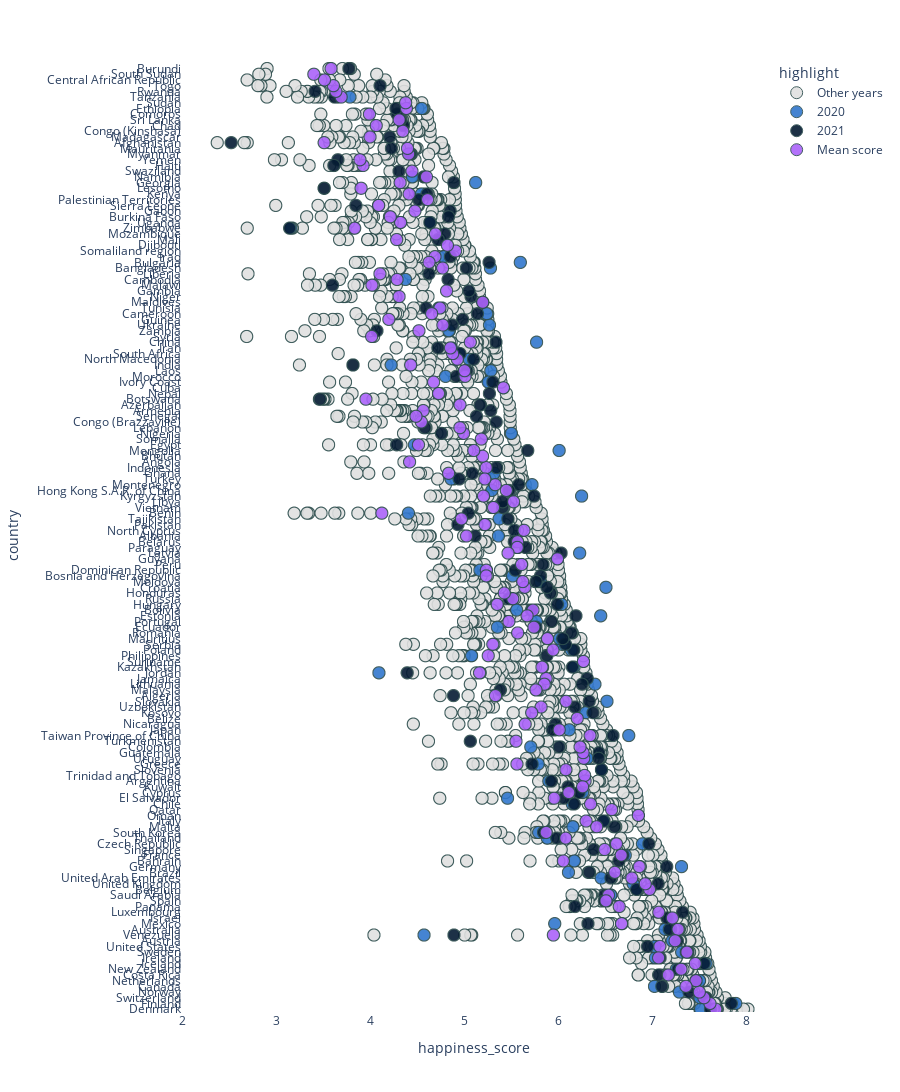

The notebook cell this image was saved under:
### Markdown cell above
### Graph with highlights

### Code cell
ascending = False

fig = px.scatter(
    df.sort_values(['happiness_score'], ascending = ascending), 
    x = 'happiness_score', 
    y = 'country',
    color = 'highlight',
    height = 200 + len(df.country.unique()) * 20,
    hover_data = ['country', 'year', 'happiness_score'],
    color_discrete_map={
            'Other years': '#E0E0E0',
            2020: '#3177CD',
            2021: '#051B33'
        },
    labels = {
        'x': 'Happiness Index Score',
        'y': None
    }
)

fig.update_yaxes(
    tickvals = df.country.unique(),              # make a line for each country
    range=[-.5,len(df.country.unique())+.5]
)            

fig.update_xaxes(
    tickwidth = 1,
    range = (2, 8.2)
)

fig.update_traces(
    marker = {
        'size': 12,
        'opacity':0.9,
        'line':{'width':1, 'color': 'DarkSlateGrey'},
    }
    
)

fig.update_layout({
    'plot_bgcolor': 'rgba(0, 0, 0, 0)'       # make the background transparent
    # 'paper_bgcolor': 'rgba(0, 0, 0, 0)'
}
)

### Figure 1 — Plotly figure (JSON) as saved in the notebook; plotly's stock layout.template omitted (floating-point values rounded to 4 significant figures; data arrays with more than 128 entries replaced by an {"elided": "..."} marker saying what was removed)
{"data": [{"customdata": {"elided": "1854x1 int values"}, "hovertemplate": "highlight=Other years<br>happiness_score=%{x}<br>country=%{y}<br>year=%{customdata[0]}<extra></extra>", "legendgroup": "Other years", "marker": {"color": "#E0E0E0", "line": {"color": "DarkSlateGrey", "width": 1}, "opacity": 0.9, "size": 12, "symbol": "circle"}, "mode": "markers", "name": "Other years", "showlegend": true, "type": "scattergl", "x": {"elided": "1854 float values"}, "xaxis": "x", "y": {"elided": "1854 str values"}, "yaxis": "y"}, {"customdata": [[2020], [2020], [2020], [2020], [2020], [2020], [2020], [2020], [2020], [2020], [2020], [2020], [2020], [2020], [2020], [2020], [2020], [2020], [2020], [2020], [2020], [2020], [2020], [2020], [2020], [2020], [2020], [2020], [2020], [2020], [2020], [2020], [2020], [2020], [2020], [2020], [2020], [2020], [2020], [2020], [2020], [2020], [2020], [2020], [2020], [2020], [2020], [2020], [2020], [2020], [2020], [2020], [2020], [2020], [2020], [2020], [2020], [2020], [2020], [2020], [2020], [2020], [2020], [2020], [2020], [2020], [2020], [2020], [2020], [2020], [2020], [2020], [2020], [2020], [2020], [2020], [2020], [2020], [2020], [2020], [2020], [2020], [2020], [2020], [2020], [2020], [2020], [2020], [2020], [2020], [2020], [2020], [2020], [2020], [2020]], "hovertemplate": "highlight=2020<br>happiness_score=%{x}<br>country=%{y}<br>year=%{customdata[0]}<extra></extra>", "legendgroup": "2020", "marker": {"color": "#3177CD", "line": {"color": "DarkSlateGrey", "width": 1}, "opacity": 0.9, "size": 12, "symbol": "circle"}, "mode": "markers", "name": "2020", "showlegend": true, "type": "scattergl", "x": [7.889, 7.575, 7.515, 7.508, 7.504, 7.314, 7.312, 7.29, 7.257, 7.213, 7.195, 7.137, 7.035, 7.028, 7.025, 6.897, 6.839, 6.798, 6.751, 6.714, 6.56, 6.519, 6.508, 6.502, 6.488, 6.462, 6.458, 6.453, 6.391, 6.31, 6.294, 6.26, 6.25, 6.229, 6.173, 6.168, 6.157, 6.151, 6.139, 6.118, 6.11, 6.042, 6.038, 6.015, 6.011, 5.964, 5.901, 5.885, 5.812, 5.793, 5.788, 5.771, 5.768, 5.722, 5.709, 5.598, 5.559, 5.516, 5.503, 5.495, 5.462, 5.373, 5.365, 5.354, 5.319, 5.295, 5.284, 5.28, 5.27, 5.257, 5.241, 5.168, 5.123, 5.08, 5.054, 4.947, 4.865, 4.862, 4.838, 4.803, 4.785, 4.731, 4.641, 4.574, 4.549, 4.547, 4.472, 4.451, 4.431, 4.408, 4.377, 4.225, 4.094, 3.786, 3.16], "xaxis": "x", "y": ["Finland", "Iceland", "Denmark", "Switzerland", "Netherlands", "Sweden", "Germany", "Norway", "New Zealand", "Austria", "Israel", "Australia", "Ireland", "United States", "Canada", "Czech Republic", "Belgium", "United Kingdom", "Taiwan Province of China", "France", "Saudi Arabia", "Slovakia", "Croatia", "Spain", "Italy", "Slovenia", "United Arab Emirates", "Estonia", "Lithuania", "Uruguay", "Kosovo", "Cyprus", "Kyrgyzstan", "Latvia", "Bahrain", "Kazakhstan", "Malta", "Chile", "Poland", "Japan", "Brazil", "Serbia", "Hungary", "Mauritius", "Mongolia", "Mexico", "Argentina", "Thailand", "Moldova", "South Korea", "Greece", "China", "Portugal", "Montenegro", "Colombia", "Bulgaria", "Bolivia", "Bosnia and Herzegovina", "Nigeria", "Russia", "El Salvador", "Tajikistan", "Albania", "Ecuador", "Ghana", "Hong Kong S.A.R. of China", "Laos", "Bangladesh", "Ukraine", "Ivory Coast", "Cameroon", "Dominican Republic", "Georgia", "Philippines", "North Macedonia", "South Africa", "Iran", "Turkey", "Zambia", "Morocco", "Iraq", "Tunisia", "Uganda", "Venezuela", "Ethiopia", "Kenya", "Egypt", "Namibia", "Myanmar", "Benin", "Cambodia", "India", "Jordan", "Tanzania", "Zimbabwe"], "yaxis": "y"}, {"customdata": {"elided": "149x1 int values"}, "hovertemplate": "highlight=2021<br>happiness_score=%{x}<br>country=%{y}<br>year=%{customdata[0]}<extra></extra>", "legendgroup": "2021", "marker": {"color": "#051B33", "line": {"color": "DarkSlateGrey", "width": 1}, "opacity": 0.9, "size": 12, "symbol": "circle"}, "mode": "markers", "name": "2021", "showlegend": true, "type": "scattergl", "x": {"elided": "149 float values"}, "xaxis": "x", "y": {"elided": "149 str values"}, "yaxis": "y"}, {"customdata": {"elided": "166x1 null values"}, "hovertemplate": "highlight=Mean score<br>happiness_score=%{x}<br>country=%{y}<br>year=%{customdata[0]}<extra></extra>", "legendgroup": "Mean score", "marker": {"color": "#ab63fa", "line": {"color": "DarkSlateGrey", "width": 1}, "opacity": 0.9, "size": 12, "symbol": "circle"}, "mode": "markers", "name": "Mean score", "showlegend": true, "type": "scattergl", "x": {"elided": "166 float values"}, "xaxis": "x", "y": {"elided": "166 str values"}, "yaxis": "y"}], "layout": {"height": 3520, "legend": {"title": {"text": "highlight"}, "tracegroupgap": 0}, "margin": {"t": 60}, "plot_bgcolor": "rgba(0, 0, 0, 0)", "xaxis": {"anchor": "y", "domain": [0, 1], "range": [2, 8.2], "tickwidth": 1, "title": {"text": "happiness_score"}}, "yaxis": {"anchor": "x", "domain": [0, 1], "range": [-0.5, 166.5], "tickvals": {"elided": "166 str values"}, "title": {"text": "country"}}}}
